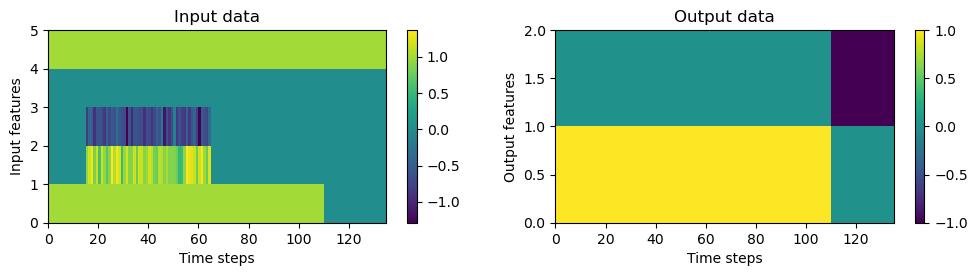

Reproduce this figure in Python.
"""
Generate training data for context-dependent decision-making tasks.

Reference:
Mante, V., Sussillo, D., Shenoy, K. V. & Newsome, W. T. Context-dependent computation by recurrent dynamics in prefrontal cortex. Nature 503, 78-84 (2013).

"""
import numpy as np

default_timing = [
    300, # fixation
    1000, # stimulus
    900,    # delay
    500,   # response
]

def gen_data(n_trials, dt=20, timing=default_timing, noise=0.05, seed=0):
    """
    Generate training data for context-dependent decision-making tasks.

    Args:
        n_trials (int): Number of trials.
        dt (float): Size of time step.
        timing (list): Timing of different task period.
        seed (int): Random seed.

    Returns:
        x (np.ndarray): Input data of shape (n_trials, time_steps, 5).
        y (np.ndarray): Output data of shape (n_trials, time_steps, 2).
        metadata (dict): Metadata including the context, stimulus, action, and timing.

    """
    np.random.seed(seed)
    rng = np.random.RandomState(seed)

    # Generate context data
    context = rng.randint(2, size=n_trials)

    # Generate stimulus data
    stim1_coh = rng.uniform(-1, 1, n_trials).astype(np.float32)
    stim2_coh = rng.uniform(-1, 1, n_trials).astype(np.float32)
    stim_coh = np.where(context, stim2_coh, stim1_coh)

    # Generate action data
    action = np.sign(stim_coh)

    # timing
    n_steps_per_period = (np.asarray(timing) / dt).astype(int)
    n_steps_cumsum = np.cumsum(n_steps_per_period)[:-1]
    n_timing = {
        'fixation': slice(n_steps_cumsum[-1]),
        'stimulus': slice(n_steps_cumsum[0], n_steps_cumsum[1]),
        'delay': slice(n_steps_cumsum[1], n_steps_cumsum[2]),
        'response': slice(n_steps_cumsum[-1], None),
        }
    # Generate input data
    n_steps = np.sum(n_steps_per_period)

    x = np.zeros((n_trials, n_steps, 5), dtype=np.float32)
    # add fixation
    x[:, n_timing['fixation'], 0] = 1
    # add stimulus
    x[:, n_timing['stimulus'], 1] = stim1_coh.reshape(-1, 1)
    x[:, n_timing['stimulus'], 2] = stim2_coh.reshape(-1, 1)
    # add noise
    x[:, n_timing['stimulus'], 1:3] += rng.normal(
        0, noise*np.sqrt(dt), size=(n_trials, n_steps_per_period[1], 2)).astype(np.float32)
    # add context cue
    x[context==0, :, 3] = 1
    x[context==1, :, 4] = 1

    # Generate output data
    y = np.zeros((n_trials, n_steps, 2), dtype=np.float32)
    # add fixation
    y[:, n_timing['fixation'], 0] = 1
    y[:, n_timing['response'], 1] = action.reshape(-1, 1)

    metadata = {
        'stim1_coh': stim1_coh,
        'stim2_coh': stim2_coh,
        'stim_coh':  stim_coh,
        'ctx':       context,
        'action':    action,
        'timing':    n_timing,
        }

    return x, y, metadata

def gen_data_fixed_stim(n_trials, fixed_stim, ctx, dt=20, timing=[300, 1000, 900, 500], noise=0.05, seed=0):
    np.random.seed(seed)
    rng = np.random.RandomState(seed)

    context = np.full(n_trials, ctx)

    if ctx == 0:
        stim1_coh = np.full(n_trials, fixed_stim)
        stim2_coh = rng.uniform(-1, 1, n_trials).astype(np.float32)
    else:
        stim1_coh = rng.uniform(-1, 1, n_trials).astype(np.float32)
        stim2_coh = np.full(n_trials, fixed_stim)

    stim_coh = np.where(context, stim2_coh, stim1_coh)
    action = np.sign(stim_coh)

    n_steps_per_period = (np.asarray(timing) / dt).astype(int)
    n_steps_cumsum = np.cumsum(n_steps_per_period)[:-1]
    n_timing = {
        'fixation': slice(n_steps_cumsum[-1]),
        'stimulus': slice(n_steps_cumsum[0], n_steps_cumsum[1]),
        'delay': slice(n_steps_cumsum[1], n_steps_cumsum[2]),
        'response': slice(n_steps_cumsum[-1], None),
    }

    n_steps = np.sum(n_steps_per_period)

    x = np.zeros((n_trials, n_steps, 5), dtype=np.float32)
    x[:, n_timing['fixation'], 0] = 1
    x[:, n_timing['stimulus'], 1] = stim1_coh.reshape(-1, 1)
    x[:, n_timing['stimulus'], 2] = stim2_coh.reshape(-1, 1)
    x[:, n_timing['stimulus'], 1:3] += rng.normal(0, noise * np.sqrt(dt),
                                                  size=(n_trials, n_steps_per_period[1], 2)).astype(np.float32)
    x[context == 0, :, 3] = 1
    x[context == 1, :, 4] = 1

    y = np.zeros((n_trials, n_steps, 2), dtype=np.float32)
    y[:, n_timing['fixation'], 0] = 1
    y[:, n_timing['response'], 1] = action.reshape(-1, 1)

    metadata = {
        'stim1_coh': stim1_coh,
        'stim2_coh': stim2_coh,
        'stim_coh': stim_coh,
        'ctx': context,
        'action': action,
        'timing': n_timing,
    }

    return x, y, metadata

if __name__ == '__main__':
    import matplotlib.pyplot as plt
    x, y, metadata = gen_data(100)
    print(x.shape, y.shape)
    print(metadata.keys())
    fig, ax = plt.subplots(1, 2, figsize=(12, 2.5))
    cb1 = ax[0].pcolormesh(x[2].T)
    cb2 = ax[1].pcolormesh(y[2].T)
    plt.colorbar(cb1, ax=ax[0])
    plt.colorbar(cb2, ax=ax[1])
    ax[0].set_title('Input data')
    ax[1].set_title('Output data')
    ax[0].set_xlabel('Time steps')
    ax[1].set_xlabel('Time steps')
    ax[0].set_ylabel('Input features')
    ax[1].set_ylabel('Output features')
    fig.savefig('data.png', bbox_inches='tight')